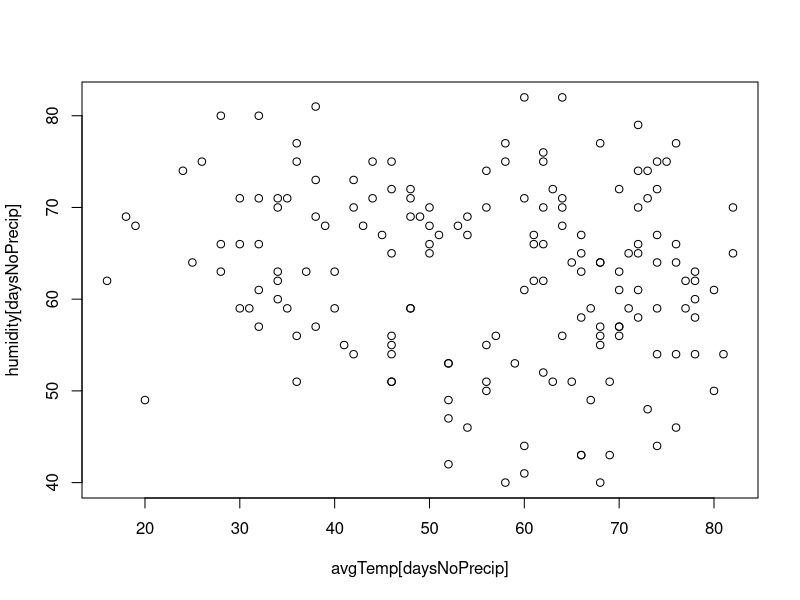

This figure's R source:
{
  
  # Lesson 3-7: Conditional Subsets
  
  rm(list=ls());
  options(show.error.locations = TRUE);
  
  # 4.0 - A conditional command for vectors: which()
  
  # 4.1 - Subsetting with for() and if()
  
  humidity <- c(12, 67, 34, 88, 49, 40);
  
  humiditySubset <- c();
  
  # Go through each value in the humidity vector
  
  for(i in 1:length(humidity)){
    if(humidity[i] > 50){
      humiditySubset <- c(humiditySubset, i); # add i to vector
    }
  }
  
  # 4.2 - Subsetting with which()
  
  humiditySubset <- which(humidity > 50);
  
  # 5.0 - which() -- conditional statements for vectors
  
  ages <- c(2, 7, 3, 9, 6, 3, 5);
  animals <- c("llama", "alpaca", "goat", "llama", "guanaco");
  
  index1 <- which(ages > 4);
  index2 <- which(ages < 4);
  
  index3 <- which(animals == "llama");
  index4 <- which(animals != "llama");
  
  # 6.0 - Using which() on weather data
  
  lansWeather <- read.csv(file = "_data/LansingNOAA2016Formatted.csv",
                          stringsAsFactors = FALSE);
  
  # Extract variables from 'lansWeather2016'
  
  date <- lansWeather$date
  eventData <- lansWeather$eventData
  avgTemp <- lansWeather$avgTemp
  tempDept <- lansWeather$tempDept
  precipitation <- lansWeather$precipitation
  humidity <- lansWeather$humidity
  barometer <- lansWeather$barometer
  dewPoint <- lansWeather$dewPoint
  avgWind <- lansWeather$avgWind
  maxWind <- lansWeather$maxWind
  windDirection <- lansWeather$windDirection
  sunrise <- lansWeather$sunrise
  sunset <- lansWeather$sunset
  
  # 6.1 - Indentifying indices in weather data
  
  snowDays1 <- c();
  
  for(i in 1:366){
    if(eventData[i] == "SN"){
      snowDays1 <- c(snowDays1, i)
    }
  }
  
  
  # 6.2 - Identifying values using which()
  
  snowDays2 <- which(eventData == "SN");
  
  # 7.0 - Using the indexed value generated by which()
  
  snowDayTemps <- avgTemp[snowDays2];
  snowDayWinds <- avgWind[snowDays2];
  
  # 8.0 - Finding patterns within strings
  
  snowyDays3 <- grep("SN", eventData);
  
  # 8.1 - A quick 'grep()' example
  
  testVector <- c("one fish", "two fish", "one llama", "two llama",
                  "red fish", "blue fish");
  
  test1 <- grep("two", testVector);
  test2 <- grep("lla", testVector);
  test3 <- grep("fish", testVector);
  
  # 8.3 - Statistics on subsetted vectors
  
  snowDaysMinTemp <- min(x = avgTemp[snowyDays3]);
  snowDaysMeanWind <- mean(x = avgWind[snowyDays3]);
  
  # 9.0 - Plotting subsetted vectors
  
  daysNoPrecip <- which(precipitation == 0.00);
  daysHighPrecip <- which(precipitation > 1.00);
  
  plot(x = avgTemp[daysNoPrecip], y = humidity[daysNoPrecip]);
  
  # 10.0 - Outputting values to the console
  
  windyDayIndex <- which(maxWind > 45);
  windyDays <- date[windyDayIndex];
  print(windyDays)
  
  
}
